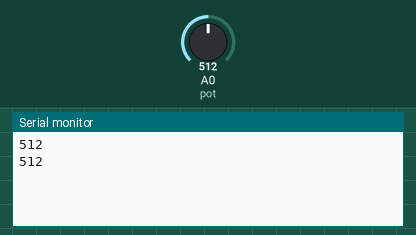
A sketch run on a simulated Arduino Uno, built with avr-gcc and run on an emulated ATmega328P. Parts: the last lines printed to the serial monitor. The inputs (shaded band) are chosen by the test bench; at power-on: A0 (pot) = 512.

Above: at 1.8 s.
1.9 s: A0 (pot) set to 716
At 2.3 s:
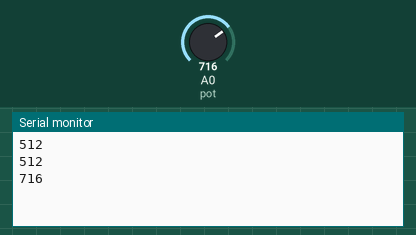
3.4 s: A0 (pot) set to 900
At 4.8 s:
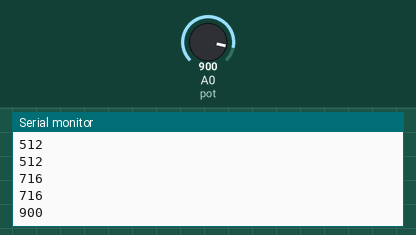
Timing chart, 0 to 6.4 s (numbered marks = the images above; inputs shaded):
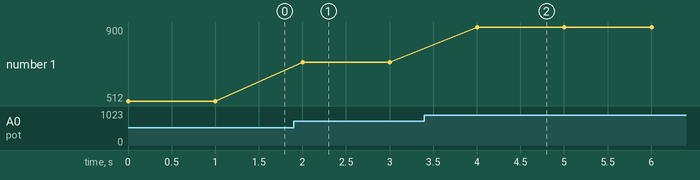

Measured:
- after the input at 1.9 s, the serial monitor: prints a new line after 0.10 s (image 1)
- after the input at 3.4 s, the serial monitor: prints a new line after 0.60 s (image 2)
- plotted number 1: 512 → 716 after the input at 1.9 s, 716 → 900 after the input at 3.4 s

The sketch:

PotUno.ino
```cpp
// This is just a test file in order to test the connection
// Made by Victor Leweke

#include <SoftwareSerial.h>
SoftwareSerial espSerial(0, 1);

const byte pot = A0;

void setup() {
  Serial.begin(115200);
  espSerial.begin(115200);
  pinMode(pot,INPUT);

}

void loop() {
  int sensorValue = getValue();
  // print out the value you read:
  Serial.println(sensorValue);
  espSerial.println(String(sensorValue));
  delay(1000);
}

int getValue() { // Function to get the level of water
  float val = analogRead(pot);// Read sensor
  return val;
}
```
